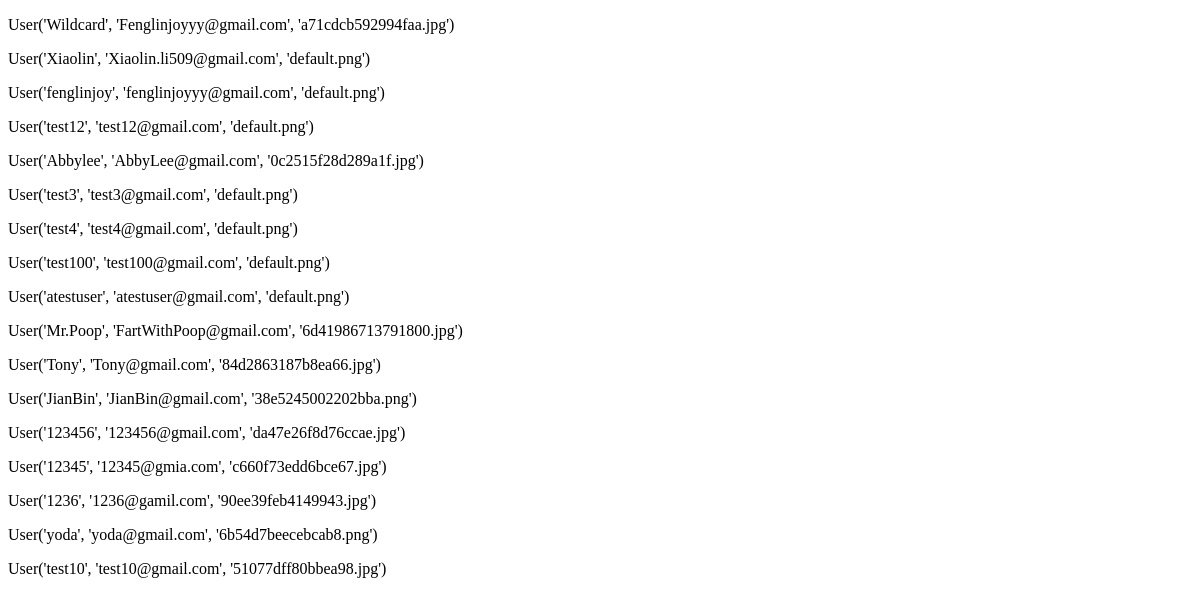
/users, run on an earlier commit of the app's database.
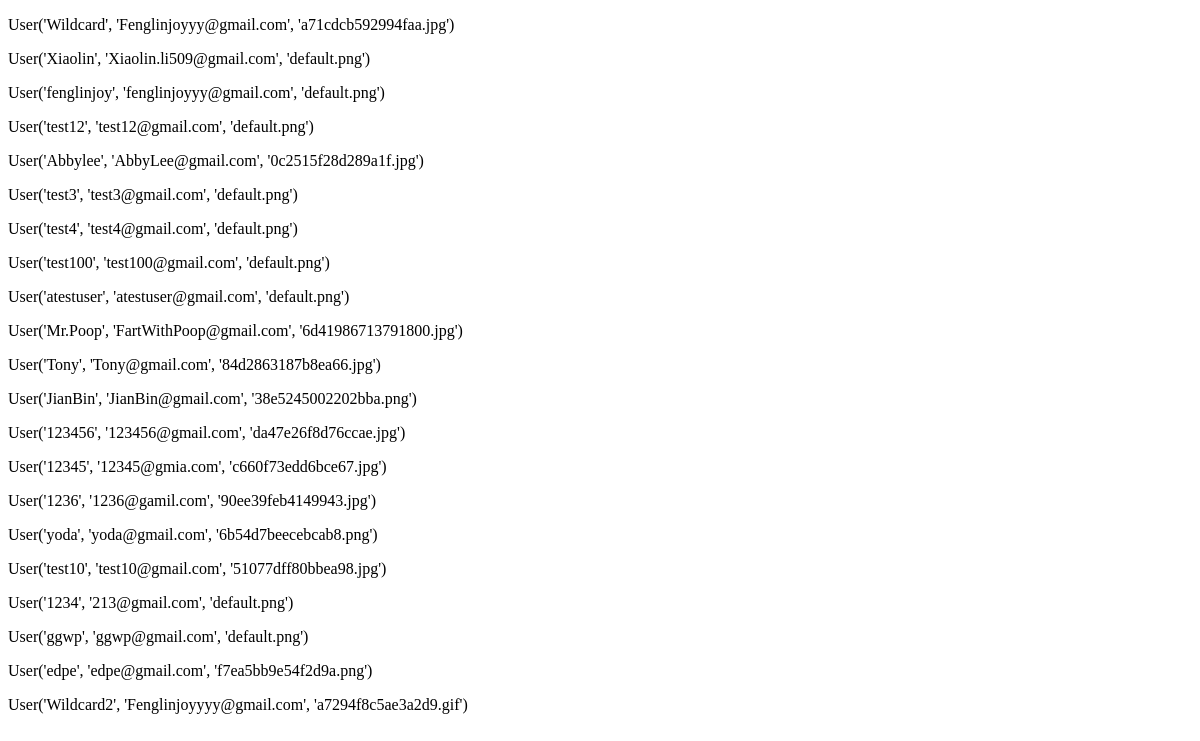
And on a later commit of the database.
### myBlogApp/models.py (models this page shows, shortened)
class User(UserMixin, db.Model):
    id = db.Column(db.Integer, primary_key=True)
    username = db.Column(db.String(64), index=True, unique=True)
    email = db.Column(db.String(120), index=True, unique=True)
    image_file = db.Column(db.String(200), default='default.png')
    password_hash = db.Column(db.String(128))
    about_me = db.Column(db.String(140))
    last_seen = db.Column(db.DateTime, default=datetime.utcnow())
    posts = db.relationship('Post', backref='author', foreign_keys='Post.user_id', lazy=True)
    comments = db.relationship('Comment', backref='c_author', foreign_keys='Comment.author_id', lazy='dynamic')
    followed = db.relationship(
        'User', secondary=followers,
        primaryjoin=(followers.c.follower_id == id),
        secondaryjoin=(followers.c.followed_id == id),
        backref=db.backref('followers', lazy='dynamic'), lazy='dynamic')
    liked = db.relationship('Like_Post', foreign_keys='Like_Post.liked_user_id', backref='liked_author', lazy='dynamic')
    message_sent = db.relationship('Message', foreign_keys='Message.sender_id', backref='author', lazy='dynamic')
    message_received = db.relationship('Message', foreign_keys='Message.recipient_id', backref='recipient', lazy='dynamic')
    last_message_read_time = db.Column(db.DateTime)
    notifications = db.relationship('Notification', foreign_keys='Notification.notification_user_id',
                                    backref='notification_user', lazy='dynamic')
    def __repr__(self):
        return f"User('{self.username}', '{self.email}', '{self.image_file}')"

### myBlogApp/routes.py (the view)
@app.route('/users', methods=['GET', 'POST'])
def allUser():
    users = User.query.all()
    return render_template('alluser.html', users=users)

### myBlogApp/routes.py (called while the page is built)
@app.before_request
def before_request():
    if current_user.is_authenticated:
        current_user.last_seen = datetime.utcnow()
        db.session.commit()
        g.search_form = SearchForm()

### myBlogApp/templates/alluser.html (shortened to what this page needs)
<!DOCTYPE html>
<html lang="en">
<head>
</head>
<body>
        {% for user in users %}
            <p>{{ user }}</p>
        {% endfor %}
</body>
</html>

What changed in the data, as far as the page shows it:
added User: username+email+image_file "User('1234', '213@gmail.com', 'default.png')"
added User: username+email+image_file "User('ggwp', 'ggwp@gmail.com', 'default.png')"
added User: username+email+image_file "User('edpe', 'edpe@gmail.com', 'f7ea5bb9e54f2d9a.png')"
added User: username+email+image_file "User('Wildcard2', 'Fenglinjoyyyy@gmail.com', 'a7294f8c5ae3a2d9.gif')"
